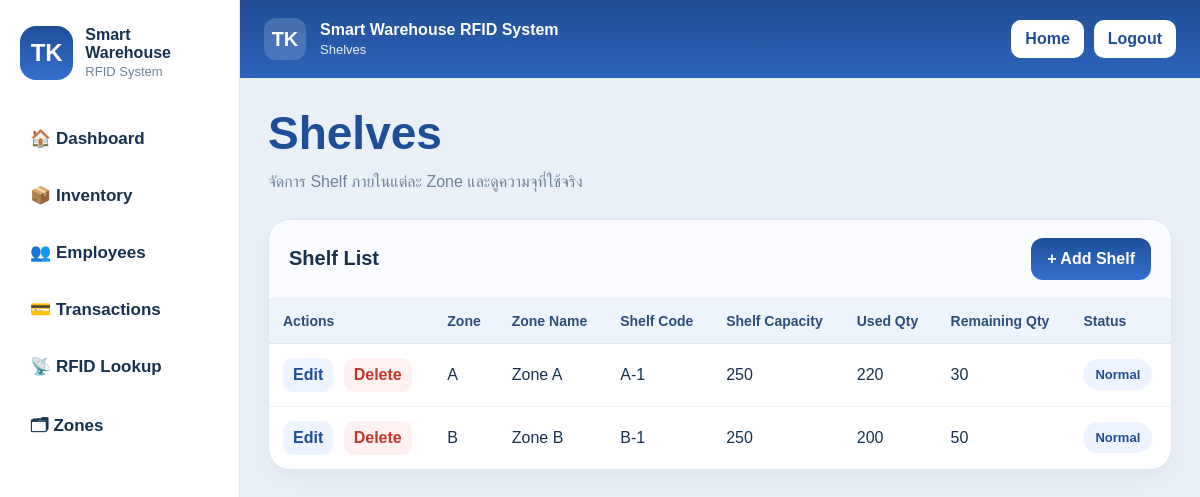
The page /smarthouse-rfid/shelves.php (signed in) on the database its author committed.
### tables this page shows
CREATE TABLE `shelves` (
  `shelf_id` int(11) NOT NULL,
  `zone_id` int(11) NOT NULL,
  `shelf_code` varchar(50) NOT NULL,
  `shelf_capacity` int(11) NOT NULL DEFAULT 0
);

CREATE TABLE `zones` (
  `zone_id` int(11) NOT NULL,
  `zone_code` varchar(20) NOT NULL,
  `zone_name` varchar(100) NOT NULL,
  `total_capacity` int(11) NOT NULL DEFAULT 0
);

### smarthouse-rfid/shelves.php (the view, shortened to what this page needs)
<?php
require_once __DIR__ . '/config/db.php';
$shelves = $pdo->query("
    SELECT
        s.shelf_id,
        s.shelf_code,
        s.shelf_capacity,
        z.zone_code,
        z.zone_name,
        COALESCE(SUM(ps.current_qty), 0) AS used_qty,
        s.shelf_capacity - COALESCE(SUM(ps.current_qty), 0) AS remaining_qty
    FROM shelves s
    JOIN zones z ON s.zone_id = z.zone_id
    LEFT JOIN rfid_tags rt ON rt.shelf_id = s.shelf_id
    LEFT JOIN product_stock ps ON ps.product_id = rt.product_id
    GROUP BY s.shelf_id, s.shelf_code, s.shelf_capacity, z.zone_code, z.zone_name
    ORDER BY z.zone_code, s.shelf_code
")->fetchAll();
require __DIR__ . '/includes/layout.php';
require __DIR__ . '/includes/header.php';
?>
<h1 class="page-title">Shelves</h1>
<div class="page-sub">จัดการ Shelf ภายในแต่ละ Zone และดูความจุที่ใช้จริง</div>
<div class="card" style="overflow:hidden;">
  <div style="padding:18px 20px;border-bottom:1px solid #e8eef5;background:#fbfcff;display:flex;justify-content:space-between;align-items:center;">
    <h3 style="margin:0;font-size:20px;color:#17324f;">Shelf List</h3>
    <a href="shelves_add.php" class="btn-primary">+ Add Shelf</a>
  </div>
  <div class="table-wrap">
    <table>
      <thead>
        <tr>
          <th>Actions</th>
          <th>Zone</th>
          <th>Zone Name</th>
          <th>Shelf Code</th>
          <th>Shelf Capacity</th>
          <th>Used Qty</th>
          <th>Remaining Qty</th>
          <th>Status</th>
        </tr>
      </thead>
      <tbody>
        <?php foreach ($shelves as $row): ?>
          <?php
            $isOver = (int)$row['used_qty'] > (int)$row['shelf_capacity'];
          ?>
          <tr>
            <td>
              <a href="shelves_edit.php?id=<?php echo (int)$row['shelf_id']; ?>" style="display:inline-block;padding:8px 10px;border-radius:10px;background:#eef4ff;color:#1f4e98;font-weight:700;margin-right:6px;">Edit</a>
              <a href="shelves_delete.php?id=<?php echo (int)$row['shelf_id']; ?>" style="display:inline-block;padding:8px 10px;border-radius:10px;background:#fff1f1;color:#c0392b;font-weight:700;">Delete</a>
            </td>
            <td><?php echo htmlspecialchars($row['zone_code']); ?></td>
            <td><?php echo htmlspecialchars($row['zone_name']); ?></td>
            <td><?php echo htmlspecialchars($row['shelf_code']); ?></td>
            <td><?php echo (int)$row['shelf_capacity']; ?></td>
            <td><?php echo (int)$row['used_qty']; ?></td>
            <td><?php echo (int)$row['remaining_qty']; ?></td>
            <td>
              <?php if ($isOver): ?>
                <span class="badge danger">Over Capacity</span>
              <?php else: ?>
                <span class="badge ok">Normal</span>
              <?php endif; ?>
            </td>
          </tr>
        <?php endforeach; ?>
      </tbody>
    </table>
  </div>
</div>
<?php require __DIR__ . '/includes/footer.php'; ?>

### smarthouse-rfid/includes/layout.php (style rules this page uses)
* { box-sizing: border-box; }
body { margin: 0; font-family: Arial, Helvetica, sans-serif; background: #eaf0f7; color: #17324f; }
a { text-decoration: none; }
.page-title { font-size: 46px; color: #1f4e98; margin: 0 0 8px; font-weight: 800; }
.page-sub { color: #6f839b; line-height: 1.8; margin-bottom: 22px; }
.card { background: #fff; border: 1px solid #dfe7f1; border-radius: 22px; box-shadow: 0 10px 24px rgba(25,52,77,.05); }
.table-wrap { overflow: auto; }
table { width: 100%; border-collapse: collapse; min-width: 900px; }
th { text-align: left; background: #eef4fb; color: #2b4e7c; font-size: 14px; font-weight: 800; padding: 14px; border-bottom: 1px solid #dfe7f1; }
td { padding: 14px; border-bottom: 1px solid #edf2f7; vertical-align: middle; }
tr:last-child td { border-bottom: 0; }
.badge { display: inline-flex; align-items: center; padding: 8px 12px; border-radius: 999px; font-size: 13px; font-weight: 700; white-space: nowrap; }
.ok { background: #eef4ff; color: #1f4e98; }
.btn-primary { display: inline-block; background: linear-gradient(180deg, #1f4e98, #356fd0); color: #fff; padding: 12px 16px; border-radius: 12px; font-weight: 700; border: 0; }

### rows shown on the page
shelves: zone.zone_code "A", zone.zone_name "Zone A", shelf_code "A-1", shelf_capacity "250", used_qty "220", remaining_qty "30", shows "Normal"
shelves: zone.zone_code "B", zone.zone_name "Zone B", shelf_code "B-1", shelf_capacity "250", used_qty "200", remaining_qty "50", shows "Normal"

### other values the page prints
$pageTitle "Shelves"
